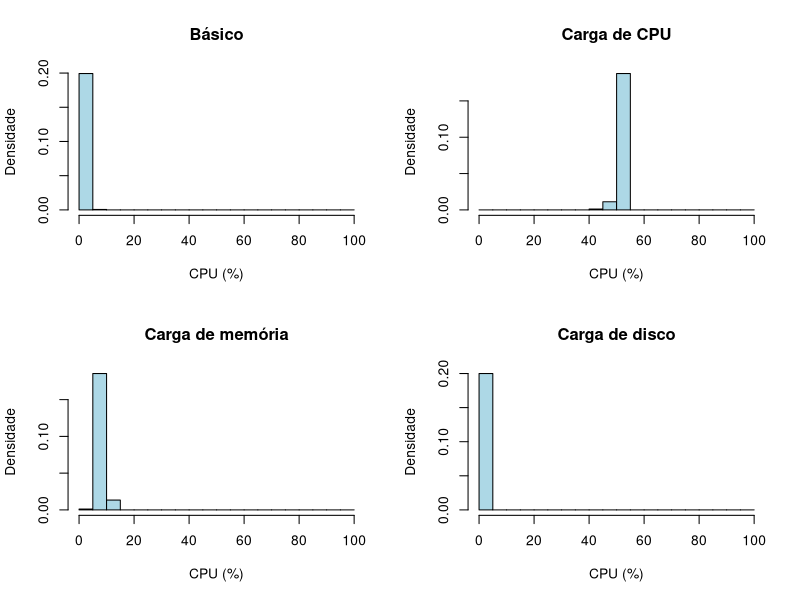
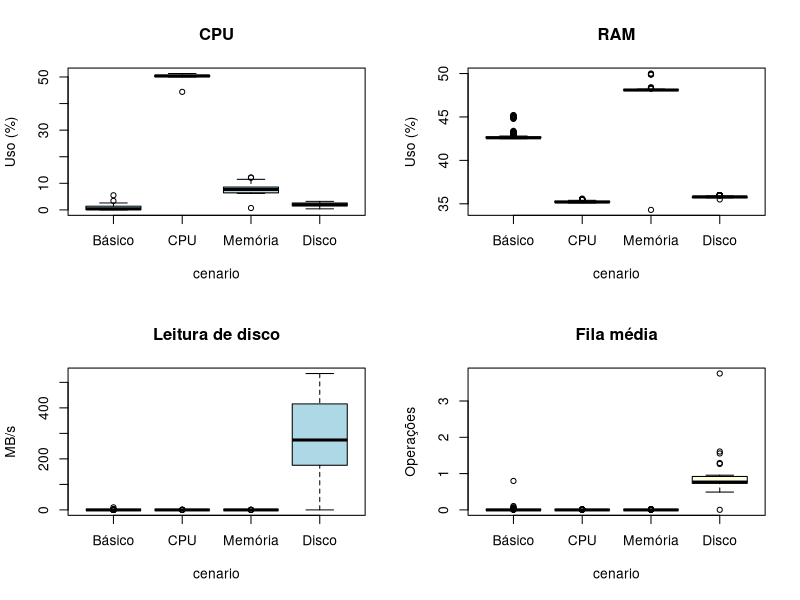
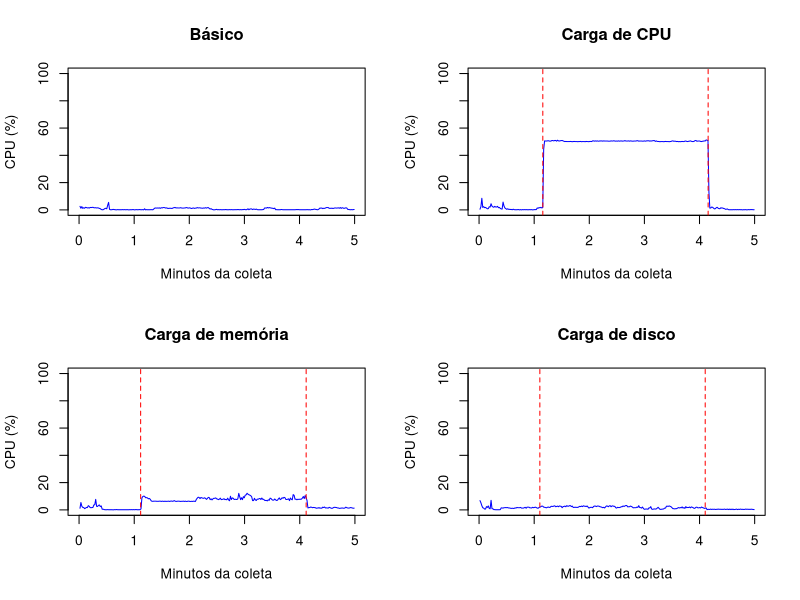
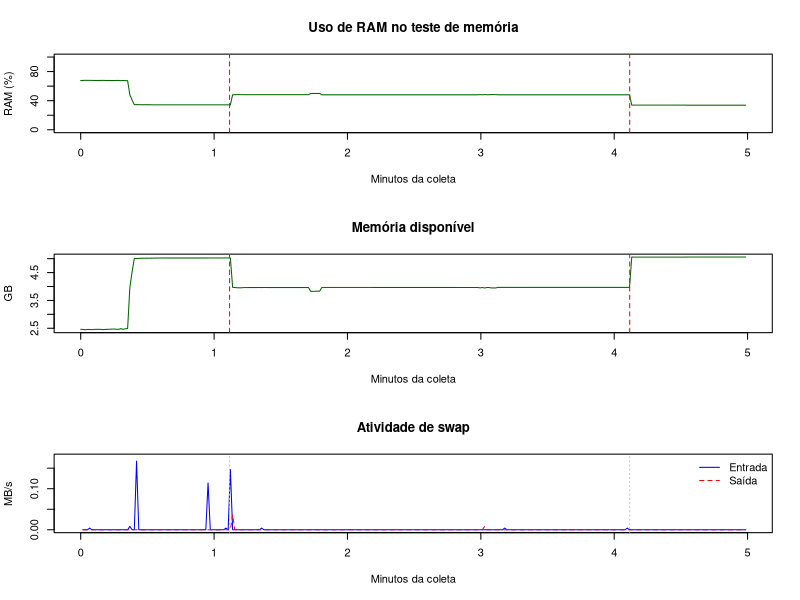
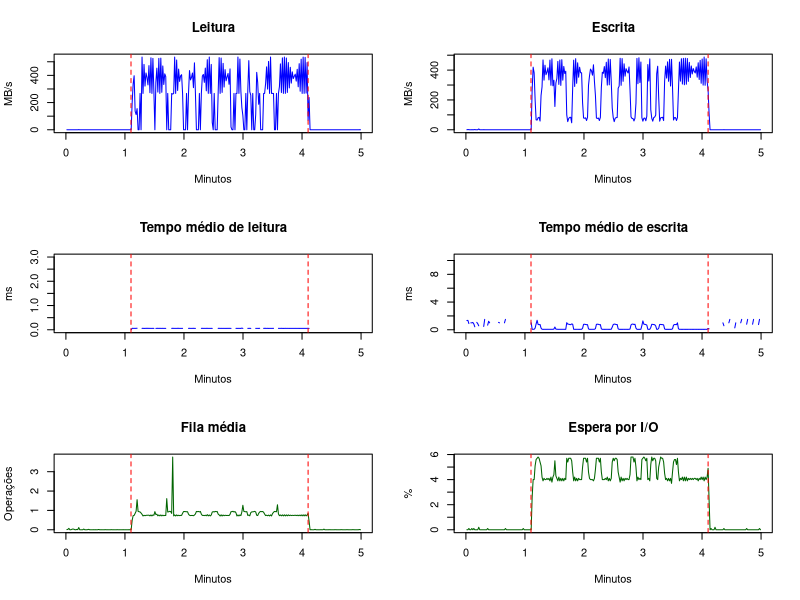
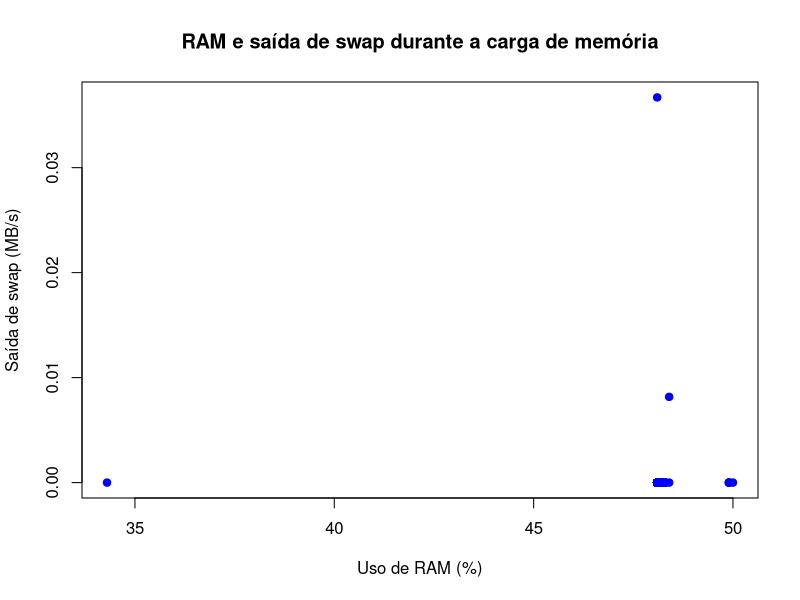
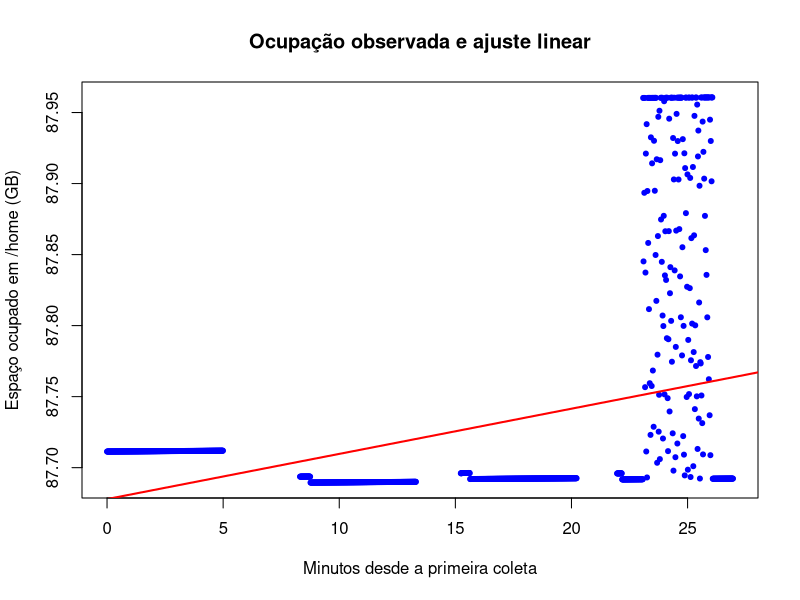

Reproduce these figures in R, in order.
## ---- chunk 1
basico = read.csv("dados/brutos/coretrace_basico_2026-10-15_18-00-40-992674.csv", na.strings = "", check.names = FALSE)
teste_cpu = read.csv("dados/brutos/coretrace_cpu_2026-10-15_18-08-59-597886.csv", na.strings = "", check.names = FALSE)
teste_memoria = read.csv("dados/brutos/coretrace_memoria_2026-10-15_18-15-55-034537.csv", na.strings = "", check.names = FALSE)
teste_disco = read.csv("dados/brutos/coretrace_disco_2026-10-15_18-22-38-834950.csv", na.strings = "", check.names = FALSE)

basico$cenario = "Básico"
teste_cpu$cenario = "CPU"
teste_memoria$cenario = "Memória"
teste_disco$cenario = "Disco"

# Inicializa os cenários com fase de antes para depois ajustarmos de acordo com o timestamp
basico$fase = "Sem carga"
teste_cpu$fase = "Antes"
teste_memoria$fase = "Antes"
teste_disco$fase = "Antes"
## ---- chunk 2
teste_cpu$horario = as.POSIXct(
  teste_cpu$TIMESTAMP,
  format = "%Y-%m-%dT%H:%M:%OS",
  tz = "America/Sao_Paulo")

teste_memoria$horario = as.POSIXct(
  teste_memoria$TIMESTAMP,
  format = "%Y-%m-%dT%H:%M:%OS",
  tz = "America/Sao_Paulo")

teste_disco$horario = as.POSIXct(
  teste_disco$TIMESTAMP,
  format = "%Y-%m-%dT%H:%M:%OS",
  tz = "America/Sao_Paulo")

basico$horario = as.POSIXct(
  basico$TIMESTAMP,
  format = "%Y-%m-%dT%H:%M:%OS",
  tz = "America/Sao_Paulo")

# Horários das cargas, de acordo com log do stress
inicio_cpu = as.POSIXct("2026-10-15 18:10:09", tz = "America/Sao_Paulo")
fim_cpu = as.POSIXct("2026-10-15 18:13:09", tz = "America/Sao_Paulo")

inicio_memoria = as.POSIXct("2026-10-15 18:17:02", tz = "America/Sao_Paulo")
fim_memoria = as.POSIXct("2026-10-15 18:20:02", tz = "America/Sao_Paulo")

inicio_disco = as.POSIXct("2026-10-15 18:23:45", tz = "America/Sao_Paulo")
fim_disco = as.POSIXct("2026-10-15 18:26:45", tz = "America/Sao_Paulo")

# Ajuste nas colunas de fase usando os horários como parâmetro de intervalo
# "Nas linhas em que horário é igual ou depois do início e antes do fim da carga, escrever 'Durante', quando passar do fim, escrever 'Depois'"
teste_cpu$fase[teste_cpu$horario >= inicio_cpu & teste_cpu$horario < fim_cpu] = "Durante"
teste_cpu$fase[teste_cpu$horario >= fim_cpu] = "Depois"

teste_memoria$fase[teste_memoria$horario >= inicio_memoria & teste_memoria$horario < fim_memoria] = "Durante"
teste_memoria$fase[teste_memoria$horario >= fim_memoria] = "Depois"

teste_disco$fase[teste_disco$horario >= inicio_disco & teste_disco$horario < fim_disco] = "Durante"
teste_disco$fase[teste_disco$horario >= fim_disco] = "Depois"

dados = rbind(basico, teste_cpu, teste_memoria, teste_disco)

# Factor para categorizar usando as opções da coluna. Levels define a ordem
dados$cenario = factor(
  dados$cenario,
  levels = c("Básico", "CPU", "Memória", "Disco")
  )

# Para que os gráficos tenham o eixo x em minutos
dados$minuto = dados$TEMPO_SEGUNDOS / 60

knitr::kable(table(dados$cenario, dados$fase))
## ---- chunk 3
print(unique(dados$disco_io_0_dispositivo))
print(unique(dados$disco_volume_2_montagem))

dados$cpu = dados$cpu_percent
dados$ram = dados$ram_percent
dados$memoria_disponivel = dados$ram_available
dados$carga_5 = dados$load_avg_5
# Convertido de bytes por segundo para mb por segundo
dados$leitura = dados$disco_io_0_read_bytes / 1000000
dados$escrita = dados$disco_io_0_write_bytes / 1000000
dados$iops_leitura = dados$disco_io_0_read_count
dados$iops_escrita = dados$disco_io_0_write_count
dados$fila = dados$disco_io_0_queue
dados$tempo_leitura = dados$disco_io_0_read_time_ms
dados$tempo_escrita = dados$disco_io_0_write_time_ms
dados$espera_io = dados$cpu_iowait
dados$swap_entrada = dados$swap_sin / 1000000
dados$swap_saida = dados$swap_sout / 1000000
dados$espaco_usado = dados$disco_volume_2_used
## ---- chunk 4
# Guarda como true/false se é inválida cada linha
invalida = 
  is.na(dados$cpu_percent_status) |
  dados$cpu_percent_status != "ok" |
  !is.finite(dados$cpu) |
  dados$cpu < 0

# Se já era inválida, continua marcada como true. Mas verifique se a porcentagem passa de 100% para marcar como inválida
invalida = invalida | dados$cpu > 100
# Substitui o valor por NA
dados$cpu[invalida] = NA

invalida =
  is.na(dados$ram_percent_status) |
  dados$ram_percent_status != "ok" |
  !is.finite(dados$ram) |
  dados$ram < 0

invalida = invalida | dados$ram > 100
dados$ram[invalida] = NA

invalida = 
  is.na(dados$ram_available_status) |
  dados$ram_available_status != "ok" |
  !is.finite(dados$memoria_disponivel) |
  dados$memoria_disponivel < 0

dados$memoria_disponivel[invalida] = NA

invalida = 
  is.na(dados$load_avg_5_status) |
  dados$load_avg_5_status != "ok" |
  !is.finite(dados$carga_5) |
  dados$carga_5 < 0

dados$carga_5[invalida] = NA

invalida = 
  is.na(dados$disco_io_0_read_bytes_status) |
  dados$disco_io_0_read_bytes_status != "ok" |
  !is.finite(dados$leitura) |
  dados$leitura < 0

dados$leitura[invalida] = NA

invalida = 
  is.na(dados$disco_io_0_write_bytes_status) |
  dados$disco_io_0_write_bytes_status != "ok" |
  !is.finite(dados$escrita) |
  dados$escrita < 0

dados$escrita[invalida] = NA

invalida = 
  is.na(dados$disco_io_0_read_count_status) |
  dados$disco_io_0_read_count_status != "ok" |
  !is.finite(dados$iops_leitura) |
  dados$iops_leitura < 0

dados$iops_leitura[invalida] = NA

invalida = 
  is.na(dados$disco_io_0_write_count_status) |
  dados$disco_io_0_write_count_status != "ok" |
  !is.finite(dados$iops_escrita) |
  dados$iops_escrita < 0

dados$iops_escrita[invalida] = NA

invalida = 
  is.na(dados$disco_io_0_queue_status) |
  dados$disco_io_0_queue_status != "ok" |
  !is.finite(dados$fila) |
  dados$fila < 0

dados$fila[invalida] = NA

invalida = 
  is.na(dados$disco_io_0_read_time_ms_status) |
  dados$disco_io_0_read_time_ms_status != "ok" |
  !is.finite(dados$tempo_leitura) |
  dados$tempo_leitura < 0

dados$tempo_leitura[invalida] = NA

invalida = 
  is.na(dados$disco_io_0_write_time_ms_status) |
  dados$disco_io_0_write_time_ms_status != "ok" |
  !is.finite(dados$tempo_escrita) |
  dados$tempo_escrita < 0

dados$tempo_escrita[invalida] = NA

invalida = 
  is.na(dados$cpu_iowait_status) |
  dados$cpu_iowait_status != "ok" |
  !is.finite(dados$espera_io) |
  dados$espera_io < 0

invalida = invalida | dados$espera_io > 100
dados$espera_io[invalida] = NA

invalida = 
  is.na(dados$swap_sin_status) |
  dados$swap_sin_status != "ok" |
  !is.finite(dados$swap_entrada) |
  dados$swap_entrada < 0

dados$swap_entrada[invalida] = NA

invalida = is.na(dados$swap_sout_status) |
  dados$swap_sout_status != "ok" |
  !is.finite(dados$swap_saida) |
  dados$swap_saida < 0

dados$swap_saida[invalida] = NA

invalida = 
  is.na(dados$disco_volume_2_used_status) |
  dados$disco_volume_2_used_status != "ok" |
  !is.finite(dados$espaco_usado) |
  dados$espaco_usado < 0

dados$espaco_usado[invalida] = NA

## ---- chunk 5
knitr::kable(table(dados$cenario, dados$cpu_percent_status))
knitr::kable(table(dados$cenario, dados$disco_io_0_read_time_ms_status))
## ---- chunk 6
# Manter todas as linhas do básico ou as linhas em que a carga estava acontecendo
comparacao = dados[dados$cenario == "Básico" | dados$fase == "Durante", ]
knitr::kable(table(comparacao$cenario))
## ---- chunk 7
resumo_cpu = data.frame(
  # Quantas batem
  validas = tapply(!is.na(comparacao$cpu), comparacao$cenario, sum),
  # Soma das leituras dividida pela quantidade válida
  media = tapply(comparacao$cpu, comparacao$cenario, mean, na.rm = TRUE),
  # Valor central das leituras ordenadas
  mediana = tapply(comparacao$cpu, comparacao$cenario, median, na.rm = TRUE),
  # Menor leitura observada
  minimo = tapply(comparacao$cpu, comparacao$cenario, min, na.rm = TRUE),
  # Maior leitura observada
  maximo = tapply(comparacao$cpu, comparacao$cenario, max, na.rm = TRUE),
  # Aproximadamente 25% das leituras ficaram até esse valor
  quartil_1 = tapply(comparacao$cpu, comparacao$cenario, quantile, probs = 0.25, na.rm = TRUE),
  # Aproximadamente 75% das leituras ficaram até esse valor
  quartil_3 = tapply(comparacao$cpu, comparacao$cenario, quantile, probs = 0.75, na.rm = TRUE),
  # O quanto as leituras variaram em torno da média
  desvio_padrao = tapply(comparacao$cpu, comparacao$cenario, sd, na.rm = TRUE),
  # Aproximadamente 95% das leituras ficaram até esse valor
  percentil_95 = tapply(comparacao$cpu, comparacao$cenario, quantile, probs = 0.95, na.rm = TRUE)
)
knitr::kable(resumo_cpu, digits = 3)
## ---- chunk 8
resumo_ram = data.frame(
  validas = tapply(!is.na(comparacao$ram), comparacao$cenario, sum),
  media = tapply(comparacao$ram, comparacao$cenario, mean, na.rm = TRUE),
  mediana = tapply(comparacao$ram, comparacao$cenario, median, na.rm = TRUE),
  minimo = tapply(comparacao$ram, comparacao$cenario, min, na.rm = TRUE),
  maximo = tapply(comparacao$ram, comparacao$cenario, max, na.rm = TRUE),
  quartil_1 = tapply(comparacao$ram, comparacao$cenario, quantile, probs = 0.25, na.rm = TRUE),
  quartil_3 = tapply(comparacao$ram, comparacao$cenario, quantile, probs = 0.75, na.rm = TRUE),
  desvio_padrao = tapply(comparacao$ram, comparacao$cenario, sd, na.rm = TRUE),
  percentil_95 = tapply(comparacao$ram, comparacao$cenario, quantile, probs = 0.95, na.rm = TRUE)
)
knitr::kable(resumo_ram, digits = 3)
## ---- chunk 9
resumo_memoria_disponivel = data.frame(
  validas = tapply(!is.na(comparacao$memoria_disponivel), comparacao$cenario, sum),
  media = tapply(comparacao$memoria_disponivel, comparacao$cenario, mean, na.rm = TRUE),
  mediana = tapply(comparacao$memoria_disponivel, comparacao$cenario, median, na.rm = TRUE),
  minimo = tapply(comparacao$memoria_disponivel, comparacao$cenario, min, na.rm = TRUE),
  maximo = tapply(comparacao$memoria_disponivel, comparacao$cenario, max, na.rm = TRUE),
  quartil_1 = tapply(comparacao$memoria_disponivel, comparacao$cenario, quantile, probs = 0.25, na.rm = TRUE),
  quartil_3 = tapply(comparacao$memoria_disponivel, comparacao$cenario, quantile, probs = 0.75, na.rm = TRUE),
  desvio_padrao = tapply(comparacao$memoria_disponivel, comparacao$cenario, sd, na.rm = TRUE),
  percentil_95 = tapply(comparacao$memoria_disponivel, comparacao$cenario, quantile, probs = 0.95, na.rm = TRUE)
)
knitr::kable(resumo_memoria_disponivel, digits = 3)
## ---- chunk 10
resumo_carga_5 = data.frame(
  validas = tapply(!is.na(comparacao$carga_5), comparacao$cenario, sum),
  media = tapply(comparacao$carga_5, comparacao$cenario, mean, na.rm = TRUE),
  mediana = tapply(comparacao$carga_5, comparacao$cenario, median, na.rm = TRUE),
  minimo = tapply(comparacao$carga_5, comparacao$cenario, min, na.rm = TRUE),
  maximo = tapply(comparacao$carga_5, comparacao$cenario, max, na.rm = TRUE),
  quartil_1 = tapply(comparacao$carga_5, comparacao$cenario, quantile, probs = 0.25, na.rm = TRUE),
  quartil_3 = tapply(comparacao$carga_5, comparacao$cenario, quantile, probs = 0.75, na.rm = TRUE),
  desvio_padrao = tapply(comparacao$carga_5, comparacao$cenario, sd, na.rm = TRUE),
  percentil_95 = tapply(comparacao$carga_5, comparacao$cenario, quantile, probs = 0.95, na.rm = TRUE)
)
knitr::kable(resumo_carga_5, digits = 3)
## ---- chunk 11
resumo_leitura = data.frame(
  validas = tapply(!is.na(comparacao$leitura), comparacao$cenario, sum),
  media = tapply(comparacao$leitura, comparacao$cenario, mean, na.rm = TRUE),
  mediana = tapply(comparacao$leitura, comparacao$cenario, median, na.rm = TRUE),
  minimo = tapply(comparacao$leitura, comparacao$cenario, min, na.rm = TRUE),
  maximo = tapply(comparacao$leitura, comparacao$cenario, max, na.rm = TRUE),
  quartil_1 = tapply(comparacao$leitura, comparacao$cenario, quantile, probs = 0.25, na.rm = TRUE),
  quartil_3 = tapply(comparacao$leitura, comparacao$cenario, quantile, probs = 0.75, na.rm = TRUE),
  desvio_padrao = tapply(comparacao$leitura, comparacao$cenario, sd, na.rm = TRUE),
  percentil_95 = tapply(comparacao$leitura, comparacao$cenario, quantile, probs = 0.95, na.rm = TRUE)
)
knitr::kable(resumo_leitura, digits = 3)
## ---- chunk 12
resumo_escrita = data.frame(
  validas = tapply(!is.na(comparacao$escrita), comparacao$cenario, sum),
  media = tapply(comparacao$escrita, comparacao$cenario, mean, na.rm = TRUE),
  mediana = tapply(comparacao$escrita, comparacao$cenario, median, na.rm = TRUE),
  minimo = tapply(comparacao$escrita, comparacao$cenario, min, na.rm = TRUE),
  maximo = tapply(comparacao$escrita, comparacao$cenario, max, na.rm = TRUE),
  quartil_1 = tapply(comparacao$escrita, comparacao$cenario, quantile, probs = 0.25, na.rm = TRUE),
  quartil_3 = tapply(comparacao$escrita, comparacao$cenario, quantile, probs = 0.75, na.rm = TRUE),
  desvio_padrao = tapply(comparacao$escrita, comparacao$cenario, sd, na.rm = TRUE),
  percentil_95 = tapply(comparacao$escrita, comparacao$cenario, quantile, probs = 0.95, na.rm = TRUE)
)
knitr::kable(resumo_escrita, digits = 3)
## ---- chunk 13
resumo_iops_leitura = data.frame(
  validas = tapply(!is.na(comparacao$iops_leitura), comparacao$cenario, sum),
  media = tapply(comparacao$iops_leitura, comparacao$cenario, mean, na.rm = TRUE),
  mediana = tapply(comparacao$iops_leitura, comparacao$cenario, median, na.rm = TRUE),
  minimo = tapply(comparacao$iops_leitura, comparacao$cenario, min, na.rm = TRUE),
  maximo = tapply(comparacao$iops_leitura, comparacao$cenario, max, na.rm = TRUE),
  quartil_1 = tapply(comparacao$iops_leitura, comparacao$cenario, quantile, probs = 0.25, na.rm = TRUE),
  quartil_3 = tapply(comparacao$iops_leitura, comparacao$cenario, quantile, probs = 0.75, na.rm = TRUE),
  desvio_padrao = tapply(comparacao$iops_leitura, comparacao$cenario, sd, na.rm = TRUE),
  percentil_95 = tapply(comparacao$iops_leitura, comparacao$cenario, quantile, probs = 0.95, na.rm = TRUE)
)
knitr::kable(resumo_iops_leitura, digits = 3)
## ---- chunk 14
resumo_iops_escrita = data.frame(
  validas = tapply(!is.na(comparacao$iops_escrita), comparacao$cenario, sum),
  media = tapply(comparacao$iops_escrita, comparacao$cenario, mean, na.rm = TRUE),
  mediana = tapply(comparacao$iops_escrita, comparacao$cenario, median, na.rm = TRUE),
  minimo = tapply(comparacao$iops_escrita, comparacao$cenario, min, na.rm = TRUE),
  maximo = tapply(comparacao$iops_escrita, comparacao$cenario, max, na.rm = TRUE),
  quartil_1 = tapply(comparacao$iops_escrita, comparacao$cenario, quantile, probs = 0.25, na.rm = TRUE),
  quartil_3 = tapply(comparacao$iops_escrita, comparacao$cenario, quantile, probs = 0.75, na.rm = TRUE),
  desvio_padrao = tapply(comparacao$iops_escrita, comparacao$cenario, sd, na.rm = TRUE),
  percentil_95 = tapply(comparacao$iops_escrita, comparacao$cenario, quantile, probs = 0.95, na.rm = TRUE)
)
knitr::kable(resumo_iops_escrita, digits = 3)
## ---- chunk 15
resumo_fila = data.frame(
  validas = tapply(!is.na(comparacao$fila), comparacao$cenario, sum),
  media = tapply(comparacao$fila, comparacao$cenario, mean, na.rm = TRUE),
  mediana = tapply(comparacao$fila, comparacao$cenario, median, na.rm = TRUE),
  minimo = tapply(comparacao$fila, comparacao$cenario, min, na.rm = TRUE),
  maximo = tapply(comparacao$fila, comparacao$cenario, max, na.rm = TRUE),
  quartil_1 = tapply(comparacao$fila, comparacao$cenario, quantile, probs = 0.25, na.rm = TRUE),
  quartil_3 = tapply(comparacao$fila, comparacao$cenario, quantile, probs = 0.75, na.rm = TRUE),
  desvio_padrao = tapply(comparacao$fila, comparacao$cenario, sd, na.rm = TRUE),
  percentil_95 = tapply(comparacao$fila, comparacao$cenario, quantile, probs = 0.95, na.rm = TRUE)
)
knitr::kable(resumo_fila, digits = 3)
## ---- chunk 16
resumo_tempo_leitura = data.frame(
  validas = tapply(!is.na(comparacao$tempo_leitura), comparacao$cenario, sum),
  media = tapply(comparacao$tempo_leitura, comparacao$cenario, mean, na.rm = TRUE),
  mediana = tapply(comparacao$tempo_leitura, comparacao$cenario, median, na.rm = TRUE),
  minimo = tapply(comparacao$tempo_leitura, comparacao$cenario, min, na.rm = TRUE),
  maximo = tapply(comparacao$tempo_leitura, comparacao$cenario, max, na.rm = TRUE),
  quartil_1 = tapply(comparacao$tempo_leitura, comparacao$cenario, quantile, probs = 0.25, na.rm = TRUE),
  quartil_3 = tapply(comparacao$tempo_leitura, comparacao$cenario, quantile, probs = 0.75, na.rm = TRUE),
  desvio_padrao = tapply(comparacao$tempo_leitura, comparacao$cenario, sd, na.rm = TRUE),
  percentil_95 = tapply(comparacao$tempo_leitura, comparacao$cenario, quantile, probs = 0.95, na.rm = TRUE)
)
knitr::kable(resumo_tempo_leitura, digits = 3)
## ---- chunk 17
resumo_tempo_escrita = data.frame(
  validas = tapply(!is.na(comparacao$tempo_escrita), comparacao$cenario, sum),
  media = tapply(comparacao$tempo_escrita, comparacao$cenario, mean, na.rm = TRUE),
  mediana = tapply(comparacao$tempo_escrita, comparacao$cenario, median, na.rm = TRUE),
  minimo = tapply(comparacao$tempo_escrita, comparacao$cenario, min, na.rm = TRUE),
  maximo = tapply(comparacao$tempo_escrita, comparacao$cenario, max, na.rm = TRUE),
  quartil_1 = tapply(comparacao$tempo_escrita, comparacao$cenario, quantile, probs = 0.25, na.rm = TRUE),
  quartil_3 = tapply(comparacao$tempo_escrita, comparacao$cenario, quantile, probs = 0.75, na.rm = TRUE),
  desvio_padrao = tapply(comparacao$tempo_escrita, comparacao$cenario, sd, na.rm = TRUE),
  percentil_95 = tapply(comparacao$tempo_escrita, comparacao$cenario, quantile, probs = 0.95, na.rm = TRUE)
)
knitr::kable(resumo_tempo_escrita, digits = 3)
## ---- chunk 18
resumo_espera_io = data.frame(
  validas = tapply(!is.na(comparacao$espera_io), comparacao$cenario, sum),
  media = tapply(comparacao$espera_io, comparacao$cenario, mean, na.rm = TRUE),
  mediana = tapply(comparacao$espera_io, comparacao$cenario, median, na.rm = TRUE),
  minimo = tapply(comparacao$espera_io, comparacao$cenario, min, na.rm = TRUE),
  maximo = tapply(comparacao$espera_io, comparacao$cenario, max, na.rm = TRUE),
  quartil_1 = tapply(comparacao$espera_io, comparacao$cenario, quantile, probs = 0.25, na.rm = TRUE),
  quartil_3 = tapply(comparacao$espera_io, comparacao$cenario, quantile, probs = 0.75, na.rm = TRUE),
  desvio_padrao = tapply(comparacao$espera_io, comparacao$cenario, sd, na.rm = TRUE),
  percentil_95 = tapply(comparacao$espera_io, comparacao$cenario, quantile, probs = 0.95, na.rm = TRUE)
)
knitr::kable(resumo_espera_io, digits = 3)
## ---- chunk 19
resumo_swap_entrada = data.frame(
  validas = tapply(!is.na(comparacao$swap_entrada), comparacao$cenario, sum),
  media = tapply(comparacao$swap_entrada, comparacao$cenario, mean, na.rm = TRUE),
  mediana = tapply(comparacao$swap_entrada, comparacao$cenario, median, na.rm = TRUE),
  minimo = tapply(comparacao$swap_entrada, comparacao$cenario, min, na.rm = TRUE),
  maximo = tapply(comparacao$swap_entrada, comparacao$cenario, max, na.rm = TRUE),
  quartil_1 = tapply(comparacao$swap_entrada, comparacao$cenario, quantile, probs = 0.25, na.rm = TRUE),
  quartil_3 = tapply(comparacao$swap_entrada, comparacao$cenario, quantile, probs = 0.75, na.rm = TRUE),
  desvio_padrao = tapply(comparacao$swap_entrada, comparacao$cenario, sd, na.rm = TRUE),
  percentil_95 = tapply(comparacao$swap_entrada, comparacao$cenario, quantile, probs = 0.95, na.rm = TRUE)
)
knitr::kable(resumo_swap_entrada, digits = 3)
## ---- chunk 20
resumo_swap_saida = data.frame(
  validas = tapply(!is.na(comparacao$swap_saida), comparacao$cenario, sum),
  media = tapply(comparacao$swap_saida, comparacao$cenario, mean, na.rm = TRUE),
  mediana = tapply(comparacao$swap_saida, comparacao$cenario, median, na.rm = TRUE),
  minimo = tapply(comparacao$swap_saida, comparacao$cenario, min, na.rm = TRUE),
  maximo = tapply(comparacao$swap_saida, comparacao$cenario, max, na.rm = TRUE),
  quartil_1 = tapply(comparacao$swap_saida, comparacao$cenario, quantile, probs = 0.25, na.rm = TRUE),
  quartil_3 = tapply(comparacao$swap_saida, comparacao$cenario, quantile, probs = 0.75, na.rm = TRUE),
  desvio_padrao = tapply(comparacao$swap_saida, comparacao$cenario, sd, na.rm = TRUE),
  percentil_95 = tapply(comparacao$swap_saida, comparacao$cenario, quantile, probs = 0.95, na.rm = TRUE)
)
knitr::kable(resumo_swap_saida, digits = 3)
## ---- chunk 21
resumo_espaco_usado = data.frame(
  validas = tapply(!is.na(comparacao$espaco_usado), comparacao$cenario, sum),
  media = tapply(comparacao$espaco_usado, comparacao$cenario, mean, na.rm = TRUE),
  mediana = tapply(comparacao$espaco_usado, comparacao$cenario, median, na.rm = TRUE),
  minimo = tapply(comparacao$espaco_usado, comparacao$cenario, min, na.rm = TRUE),
  maximo = tapply(comparacao$espaco_usado, comparacao$cenario, max, na.rm = TRUE),
  quartil_1 = tapply(comparacao$espaco_usado, comparacao$cenario, quantile, probs = 0.25, na.rm = TRUE),
  quartil_3 = tapply(comparacao$espaco_usado, comparacao$cenario, quantile, probs = 0.75, na.rm = TRUE),
  desvio_padrao = tapply(comparacao$espaco_usado, comparacao$cenario, sd, na.rm = TRUE),
  percentil_95 = tapply(comparacao$espaco_usado, comparacao$cenario, quantile, probs = 0.95, na.rm = TRUE)
)
knitr::kable(resumo_espaco_usado, digits = 3)
## ---- chunk 22
knitr::kable(tapply(dados$cpu, list(dados$cenario, dados$fase), mean, na.rm = TRUE), digits = 2)
knitr::kable(tapply(dados$ram, list(dados$cenario, dados$fase), mean, na.rm = TRUE), digits = 2)
## ---- chunk 23
basico = dados[dados$cenario == "Básico", ]
estresse_cpu = comparacao[comparacao$cenario == "CPU", ]
estresse_memoria = comparacao[comparacao$cenario == "Memória", ]
estresse_disco = comparacao[comparacao$cenario == "Disco", ]

par(mfrow = c(2, 2))

hist(
  basico$cpu,
  breaks = seq(0, 100, 5),
  freq = FALSE,
  col = "lightblue",
  main = "Básico",
  xlab = "CPU (%)",
  ylab = "Densidade")

hist(
  estresse_cpu$cpu,
  breaks = seq(0, 100, 5),
  freq = FALSE,
  col = "lightblue",
  main = "Carga de CPU",
  xlab = "CPU (%)",
  ylab = "Densidade")

hist(
  estresse_memoria$cpu,
  breaks = seq(0, 100, 5),
  freq = FALSE,
  col = "lightblue",
  main = "Carga de memória",
  xlab = "CPU (%)",
  ylab = "Densidade")

hist(
  estresse_disco$cpu,
  breaks = seq(0, 100, 5),
  freq = FALSE,
  col = "lightblue",
  main = "Carga de disco",
  xlab = "CPU (%)",
  ylab = "Densidade")

par(mfrow = c(1, 1))
## ---- chunk 24
par(mfrow = c(2, 2))
boxplot(cpu ~ cenario, data = comparacao, col = "lightblue", main = "CPU", ylab = "Uso (%)")
boxplot(ram ~ cenario, data = comparacao, col = "lightgreen", main = "RAM", ylab = "Uso (%)")
boxplot(leitura ~ cenario, data = comparacao, col = "lightblue", main = "Leitura de disco", ylab = "MB/s")
boxplot(fila ~ cenario, data = comparacao, col = "lightyellow", main = "Fila média", ylab = "Operações")
par(mfrow = c(1, 1))
## ---- chunk 25
teste_cpu = dados[dados$cenario == "CPU", ]
teste_memoria = dados[dados$cenario == "Memória", ]
teste_disco = dados[dados$cenario == "Disco", ]

inicio_cpu_min = as.numeric(difftime(inicio_cpu, teste_cpu$horario[1], units = "mins"))
fim_cpu_min = as.numeric(difftime(fim_cpu, teste_cpu$horario[1], units = "mins"))
inicio_memoria_min = as.numeric(difftime(inicio_memoria, teste_memoria$horario[1], units = "mins"))
fim_memoria_min = as.numeric(difftime(fim_memoria, teste_memoria$horario[1], units = "mins"))
inicio_disco_min = as.numeric(difftime(inicio_disco, teste_disco$horario[1], units = "mins"))
fim_disco_min = as.numeric(difftime(fim_disco, teste_disco$horario[1], units = "mins"))

par(mfrow = c(2, 2))
plot(basico$minuto, basico$cpu, type = "l", col = "blue", ylim = c(0, 100), main = "Básico", xlab = "Minutos da coleta", ylab = "CPU (%)")
plot(teste_cpu$minuto, teste_cpu$cpu, type = "l", col = "blue", ylim = c(0, 100), main = "Carga de CPU", xlab = "Minutos da coleta", ylab = "CPU (%)")
abline(v = c(inicio_cpu_min, fim_cpu_min), col = "red", lty = 2)
plot(teste_memoria$minuto, teste_memoria$cpu, type = "l", col = "blue", ylim = c(0, 100), main = "Carga de memória", xlab = "Minutos da coleta", ylab = "CPU (%)")
abline(v = c(inicio_memoria_min, fim_memoria_min), col = "red", lty = 2)
plot(teste_disco$minuto, teste_disco$cpu, type = "l", col = "blue", ylim = c(0, 100), main = "Carga de disco", xlab = "Minutos da coleta", ylab = "CPU (%)")
abline(v = c(inicio_disco_min, fim_disco_min), col = "red", lty = 2)
par(mfrow = c(1, 1))
## ---- chunk 26
par(mfrow = c(3, 1))
plot(teste_memoria$minuto, teste_memoria$ram, type = "l", col = "darkgreen", ylim = c(0, 100), main = "Uso de RAM no teste de memória", xlab = "Minutos da coleta", ylab = "RAM (%)")
abline(v = c(inicio_memoria_min, fim_memoria_min), col = "red", lty = 2)
plot(teste_memoria$minuto, teste_memoria$memoria_disponivel, type = "l", col = "darkgreen", main = "Memória disponível", xlab = "Minutos da coleta", ylab = "GB")
abline(v = c(inicio_memoria_min, fim_memoria_min), col = "red", lty = 2)
limite_swap = max(c(teste_memoria$swap_entrada, teste_memoria$swap_saida), na.rm = TRUE) + 0.01
plot(teste_memoria$minuto, teste_memoria$swap_entrada, type = "l", col = "blue", ylim = c(0, limite_swap), main = "Atividade de swap", xlab = "Minutos da coleta", ylab = "MB/s")
lines(teste_memoria$minuto, teste_memoria$swap_saida, col = "red", lty = 2)
abline(v = c(inicio_memoria_min, fim_memoria_min), col = "gray", lty = 3)
legend("topright", legend = c("Entrada", "Saída"), col = c("blue", "red"), lty = c(1, 2), bty = "n")
par(mfrow = c(1, 1))
## ---- chunk 27
par(mfrow = c(3, 2))
plot(teste_disco$minuto, teste_disco$leitura, type = "l", col = "blue", main = "Leitura", xlab = "Minutos", ylab = "MB/s")
abline(v = c(inicio_disco_min, fim_disco_min), col = "red", lty = 2)
plot(teste_disco$minuto, teste_disco$escrita, type = "l", col = "blue", main = "Escrita", xlab = "Minutos", ylab = "MB/s")
abline(v = c(inicio_disco_min, fim_disco_min), col = "red", lty = 2)
plot(teste_disco$minuto, teste_disco$tempo_leitura, type = "l", col = "blue", main = "Tempo médio de leitura", xlab = "Minutos", ylab = "ms")
abline(v = c(inicio_disco_min, fim_disco_min), col = "red", lty = 2)
plot(teste_disco$minuto, teste_disco$tempo_escrita, type = "l", col = "blue", main = "Tempo médio de escrita", xlab = "Minutos", ylab = "ms")
abline(v = c(inicio_disco_min, fim_disco_min), col = "red", lty = 2)
plot(teste_disco$minuto, teste_disco$fila, type = "l", col = "darkgreen", main = "Fila média", xlab = "Minutos", ylab = "Operações")
abline(v = c(inicio_disco_min, fim_disco_min), col = "red", lty = 2)
plot(teste_disco$minuto, teste_disco$espera_io, type = "l", col = "darkgreen", main = "Espera por I/O", xlab = "Minutos", ylab = "%")
abline(v = c(inicio_disco_min, fim_disco_min), col = "red", lty = 2)
par(mfrow = c(1, 1))
## ---- chunk 28
out_basico = boxplot.stats(basico$cpu)$out
out_cpu = boxplot.stats(estresse_cpu$cpu)$out
out_memoria = boxplot.stats(estresse_memoria$cpu)$out
out_disco = boxplot.stats(estresse_disco$cpu)$out

quantidade_outliers = data.frame(
  cenario = c("Básico", "CPU", "Memória", "Disco"),
  leituras = c(length(out_basico), length(out_cpu), length(out_memoria), length(out_disco))
)
knitr::kable(quantidade_outliers)

outliers_cpu = estresse_cpu[estresse_cpu$cpu %in% out_cpu, c("TIMESTAMP", "minuto", "cpu", "fase")]
knitr::kable(outliers_cpu, digits = 3)
## ---- chunk 29
variaveis = comparacao[, c("cpu", "carga_5", "ram", "memoria_disponivel", "swap_saida", "leitura", "fila", "espera_io")]
matriz_correlacao = cor(variaveis, use = "pairwise.complete.obs")
knitr::kable(matriz_correlacao, digits = 2)
## ---- chunk 30
correlacoes = data.frame(
  cenario = c("Básico", "CPU", "Memória", "Disco"),
  cpu_carga = c(
    cor(basico$cpu, basico$carga_5, use = "complete.obs"),
    cor(estresse_cpu$cpu, estresse_cpu$carga_5, use = "complete.obs"),
    cor(estresse_memoria$cpu, estresse_memoria$carga_5, use = "complete.obs"),
    cor(estresse_disco$cpu, estresse_disco$carga_5, use = "complete.obs")
  ),
  leitura_espera_io = c(
    cor(basico$leitura, basico$espera_io, use = "complete.obs"),
    cor(estresse_cpu$leitura, estresse_cpu$espera_io, use = "complete.obs"),
    cor(estresse_memoria$leitura, estresse_memoria$espera_io, use = "complete.obs"),
    cor(estresse_disco$leitura, estresse_disco$espera_io, use = "complete.obs")
  ),
  fila_tempo_leitura = c(
    cor(basico$fila, basico$tempo_leitura, use = "complete.obs"),
    cor(estresse_cpu$fila, estresse_cpu$tempo_leitura, use = "complete.obs"),
    cor(estresse_memoria$fila, estresse_memoria$tempo_leitura, use = "complete.obs"),
    cor(estresse_disco$fila, estresse_disco$tempo_leitura, use = "complete.obs")
  )
)
knitr::kable(correlacoes, digits = 2)
## ---- chunk 31
pares_cpu_carga = complete.cases(comparacao[, c("cpu", "carga_5")])
pares_leitura_espera = complete.cases(comparacao[, c("leitura", "espera_io")])
pares_fila_tempo = complete.cases(comparacao[, c("fila", "tempo_leitura")])

quantidade_pares = data.frame(
  cpu_carga = tapply(pares_cpu_carga, comparacao$cenario, sum),
  leitura_espera_io = tapply(pares_leitura_espera, comparacao$cenario, sum),
  fila_tempo_leitura = tapply(pares_fila_tempo, comparacao$cenario, sum)
)
knitr::kable(quantidade_pares)
## ---- chunk 32
plot(estresse_memoria$ram, estresse_memoria$swap_saida, pch = 19, col = "blue", xlab = "Uso de RAM (%)", ylab = "Saída de swap (MB/s)", main = "RAM e saída de swap durante a carga de memória")
## ---- chunk 33
armazenamento = dados[, c("horario", "espaco_usado")]
armazenamento = armazenamento[is.finite(armazenamento$espaco_usado), ]
armazenamento = armazenamento[order(armazenamento$horario), ]
armazenamento$minuto = as.numeric(difftime(armazenamento$horario, armazenamento$horario[1], units = "mins"))

modelo = lm(espaco_usado ~ minuto, data = armazenamento)
plot(armazenamento$minuto, armazenamento$espaco_usado, pch = 20, col = "blue", xlab = "Minutos desde a primeira coleta", ylab = "Espaço ocupado em /home (GB)", main = "Ocupação observada e ajuste linear")
abline(modelo, col = "red", lwd = 2)
print(coef(modelo))
